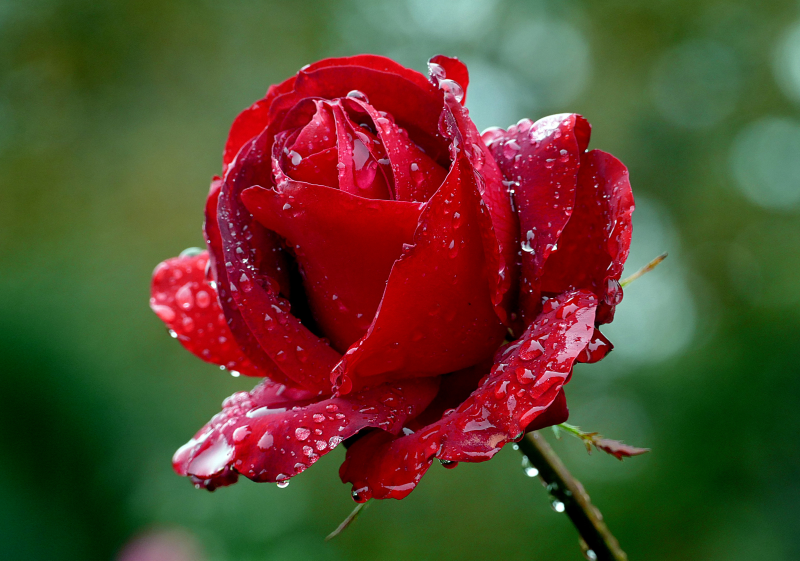
#> input picture img_ascii/files/Rosa_Precious_platinum.jpeg, 2400 x 1682 px (shown at 1/3 size)
$ python -i ASCII_conv.py   (imports and definitions only)
#> lines starting #> are read from the running program, lines starting #| are printed output that depends on the picture
from PIL import Image


def resize(img_path):
#> called with img_path = 'files/Rosa_Precious_platinum.jpeg'
    img = Image.open(img_path)
#> img is the input picture: PIL image 2400x1682 RGB; mean R, G, B 88.8, 71, 45.8
    width, height = img.size
#> width = 2400; height = 1682
    aspect_ratio = width / height
#> aspect_ratio = 1.43
    new_height = int(100 / aspect_ratio)
#> new_height = 70
    new_img = img.resize((100, new_height))
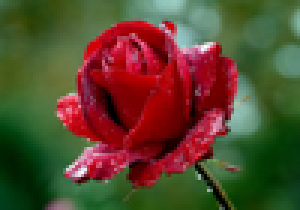
#> new_img: PIL image 100x70 RGB (shown 3 times larger); mean R, G, B 88.8, 71.1, 45.9
    new_img = new_img.convert("L")
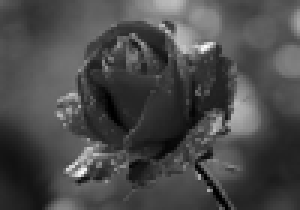
#> new_img: PIL image 100x70 L (shown 3 times larger); min 0, max 253, mean 73.5

    return new_img


def to_ascii(img_path):
    chars = '@$#*!;:~-,.  '
    img = resize(img_path)
    img_pixels = img.getdata()
    scalar = len(chars) / 255
    width, _ = img.size
#> width = 100
    chars_list = ''.join([chars[int(pixel * scalar)] for pixel in img_pixels])
    output = '\n'.join([chars_list[i:i + width]for i in range(0, len(img_pixels), width)])
    return output

>>> result = to_ascii('files/Rosa_Precious_platinum.jpeg')

$ run again, on img_ascii/files/celluloid-shot0001.jpg
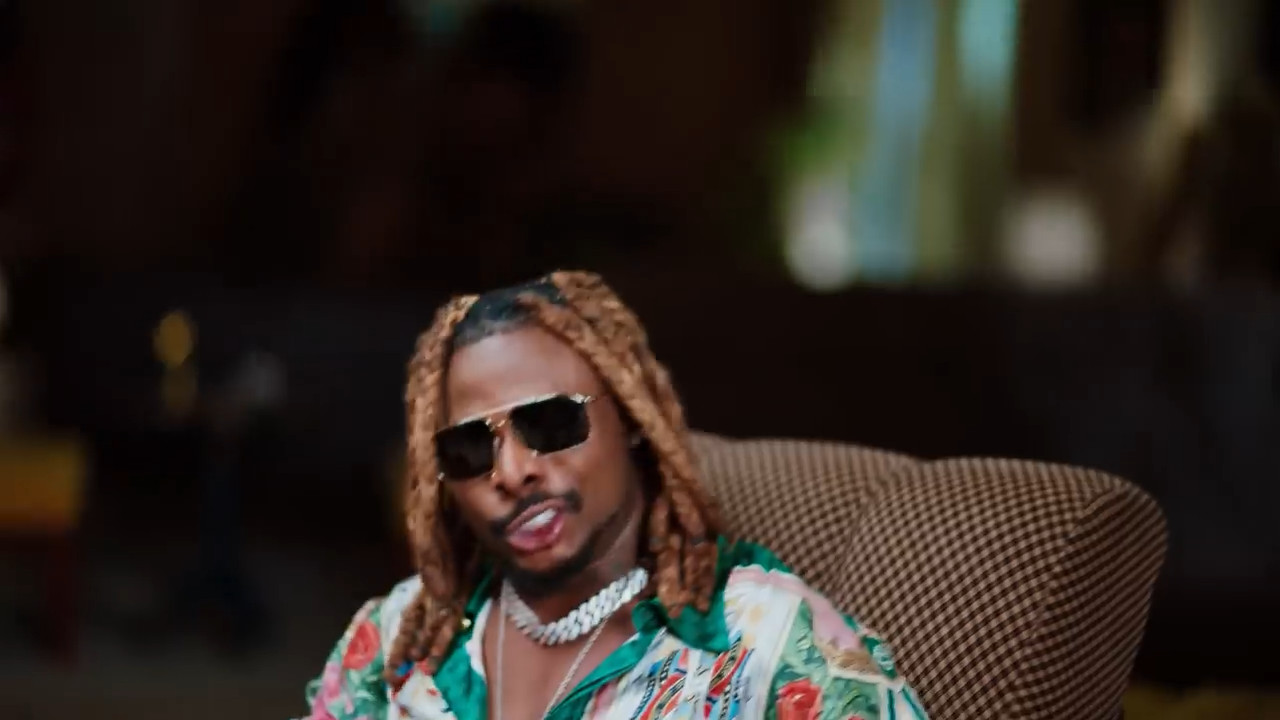
#> input picture img_ascii/files/celluloid-shot0001.jpg, 1280 x 720 px
#> in resize, img is the input picture: PIL image 1280x720 RGB; mean R, G, B 46.9, 38.4, 32.1
#> in resize, `new_img = img.resize((100, new_height))`:
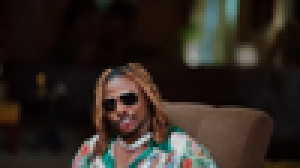
#> new_img: PIL image 100x56 RGB (shown 3 times larger); mean R, G, B 46.9, 38.4, 32.1
#> in resize, `new_img = new_img.convert("L")`:
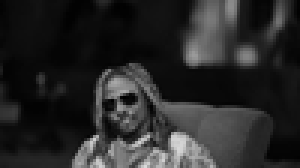
#> new_img: PIL image 100x56 L (shown 3 times larger); min 0, max 217, mean 40.2
